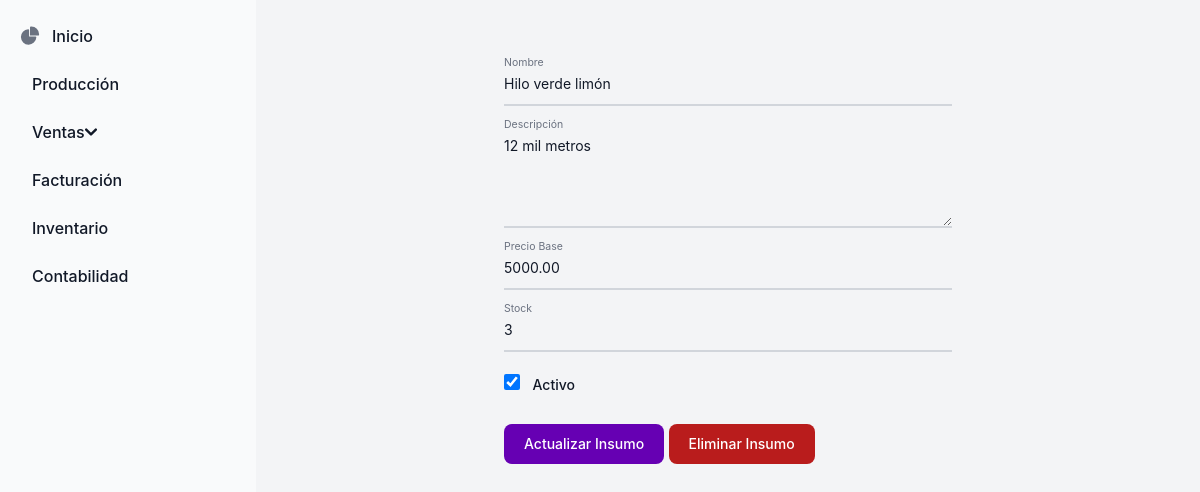
The app's page /core/insumos/editar/2/ with its own data.
### core/models.py (models this page shows, shortened)
class Insumo(models.Model):
    id = models.AutoField(primary_key=True)
    nombre = models.CharField(max_length=100)
    descripcion = models.TextField(blank=True, null=True)
    precio_base = models.DecimalField(max_digits=10, decimal_places=2)
    stock = models.PositiveIntegerField(default=0)
    activo = models.BooleanField(default=True)  # Opcional: para controlar la disponibilidad

### core/views.py (the view)
# urls.py: path('insumos/editar/<int:insumo_id>/', views.editar_insumo, name='editar_insumo'),
def editar_insumo(request, insumo_id):
    insumo = models.Insumo.objects.get(id=insumo_id)
    if request.method == 'POST':
        if 'update' in request.POST:
            form = forms.InsumoForm(request.POST, instance=insumo)
            if form.is_valid():
                insumo = form.save(commit=False)
                insumo.activo = 'activo' in request.POST
                form.save()
                messages.warning(request, "Insumo actualizado exitosamente.")
                return redirect('listar_insumos')
        elif 'delete' in request.POST:
            insumo.delete()
            return redirect('listar_insumos')
    else:
        form = forms.InsumoForm(instance=insumo)
    return render(request, 'core/editar_insumo.html',
                  {'form': form, 'insumo': insumo})

### core/forms.py
class InsumoForm(forms.ModelForm):
    class Meta:
        model = Insumo
        fields = ['nombre', 'precio_base', 'descripcion', 'stock']
        widgets = {
            'nombre': forms.TextInput(attrs={'class': 'form-control'}),
            'precio': forms.TextInput(attrs={'class': 'form-control'}),
            'descripcion': forms.Textarea(attrs={'class': 'form-control',
                                                 'rows': 3}),
            'stock': forms.TextInput(attrs={'class': 'form-control'}),
        }

### core/templates/core/editar_insumo.html (shortened to what this page needs)
{% extends "_base.html" %}
{% block content %}
<form class="max-w-md mx-auto mt-12" method="POST">
    <div class="relative z-0 w-full mb-5 group">
        <input type="text" name="nombre" id="nombre" value="{{ form.nombre.value|default:insumo.nombre }}" class="block py-2.5 px-0 w-full text-sm text-gray-900 bg-transparent border-0 border-b-2 border-gray-300 appearance-none dark:text-white dark:border-gray-600 dark:focus:border-secondary-500 focus:outline-none focus:ring-0 focus:border-secondary-600 peer" placeholder=" " required />
        <label for="nombre" class="peer-focus:font-medium absolute text-sm text-gray-500 dark:text-gray-400 duration-300 transform -translate-y-6 scale-75 top-3 -z-10 origin-[0] peer-focus:start-0 rtl:peer-focus:translate-x-1/4 peer-focus:text-secondary-600 peer-focus:dark:text-secondary-500 peer-placeholder-shown:scale-100 peer-placeholder-shown:translate-y-0 peer-focus:scale-75 peer-focus:-translate-y-6">Nombre</label>
    </div>
    <div class="relative z-0 w-full mb-5 group">
        <textarea name="descripcion" id="descripcion" rows="4" class="block py-2.5 px-0 w-full text-sm text-gray-900 bg-transparent border-0 border-b-2 border-gray-300 appearance-none dark:text-white dark:border-gray-600 dark:focus:border-secondary-500 focus:outline-none focus:ring-0 focus:border-secondary-600 peer" placeholder="">{{ form.descripcion.value|default:insumo.descripcion }}</textarea>
        <label for="descripcion" class="peer-focus:font-medium absolute text-sm text-gray-500 dark:text-gray-400 duration-300 transform -translate-y-6 scale-75 top-3 -z-10 origin-[0] peer-focus:start-0 rtl:peer-focus:translate-x-1/4 peer-focus:text-secondary-600 peer-focus:dark:text-secondary-500 peer-placeholder-shown:scale-100 peer-placeholder-shown:translate-y-0 peer-focus:scale-75 peer-focus:-translate-y-6">Descripción</label>
    </div>
    <div class="relative z-0 w-full mb-5 group">
        <input type="number" name="precio_base" id="precio_base" value="{{ form.precio_base.value|default:insumo.precio_base }}" step="50" class="block py-2.5 px-0 w-full text-sm text-gray-900 bg-transparent border-0 border-b-2 border-gray-300 appearance-none dark:text-white dark:border-gray-600 dark:focus:border-secondary-500 focus:outline-none focus:ring-0 focus:border-secondary-600 peer" min="0" placeholder=" " required />
        <label for="precio_base" class="peer-focus:font-medium absolute text-sm text-gray-500 dark:text-gray-400 duration-300 transform -translate-y-6 scale-75 top-3 -z-10 origin-[0] peer-focus:start-0 rtl:peer-focus:translate-x-1/4 peer-focus:text-secondary-600 peer-focus:dark:text-secondary-500 peer-placeholder-shown:scale-100 peer-placeholder-shown:translate-y-0 peer-focus:scale-75 peer-focus:-translate-y-6">Precio Base</label>
    </div>
    <div class="relative z-0 w-full mb-5 group">
        <input type="number" name="stock" id="stock" value="{{ form.stock.value|default:insumo.stock }}" step="1" class="block py-2.5 px-0 w-full text-sm text-gray-900 bg-transparent border-0 border-b-2 border-gray-300 appearance-none dark:text-white dark:border-gray-600 dark:focus:border-secondary-500 focus:outline-none focus:ring-0 focus:border-secondary-600 peer" min="0" placeholder=" " required />
        <label for="stock" class="peer-focus:font-medium absolute text-sm text-gray-500 dark:text-gray-400 duration-300 transform -translate-y-6 scale-75 top-3 -z-10 origin-[0] peer-focus:start-0 rtl:peer-focus:translate-x-1/4 peer-focus:text-secondary-600 peer-focus:dark:text-secondary-500 peer-placeholder-shown:scale-100 peer-placeholder-shown:translate-y-0 peer-focus:scale-75 peer-focus:-translate-y-6">Stock</label>
    </div>
    <div class="relative z-0 w-full mb-5 group">
        <input type="checkbox" name="activo" id="activo" value="true" {% if form.activo.value|default:insumo.activo %}checked{% endif %} class="w-4 h-4 text-secondary-600 bg-gray-100 border-gray-300 rounded focus:ring-2 focus:ring-secondary-500 dark:focus:ring-secondary-500 dark:ring-offset-gray-800 focus:ring-offset-0 dark:bg-gray-700 dark:border-gray-600">
        <label for="activo" class="ml-2 text-sm font-medium text-gray-900 dark:text-gray-300">Activo</label>
    </div>
    <button type="submit" name="update" class="text-white bg-secondary-700 hover:bg-secondary-800 focus:ring-4 focus:outline-none focus:ring-secondary-300 font-medium rounded-lg text-sm w-full sm:w-auto px-5 py-2.5 text-center dark:bg-secondary-600 dark:hover:bg-secondary-700 dark:focus:ring-secondary-800">Actualizar Insumo</button>
    <button type="submit" name="delete" class="text-white bg-red-700 hover:bg-red-800 focus:ring-4 focus:outline-none focus:ring-red-300 font-medium rounded-lg text-sm w-full sm:w-auto px-5 py-2.5 text-center dark:bg-red-600 dark:hover:bg-red-700 dark:focus:ring-red-800 mt-2">Eliminar Insumo</button>
</form>
{% endblock content %}

### records on screen
Insumo: nombre "Hilo verde limón", descripcion "12 mil metros", precio_base "5000.00", stock "3", activo "☑"
